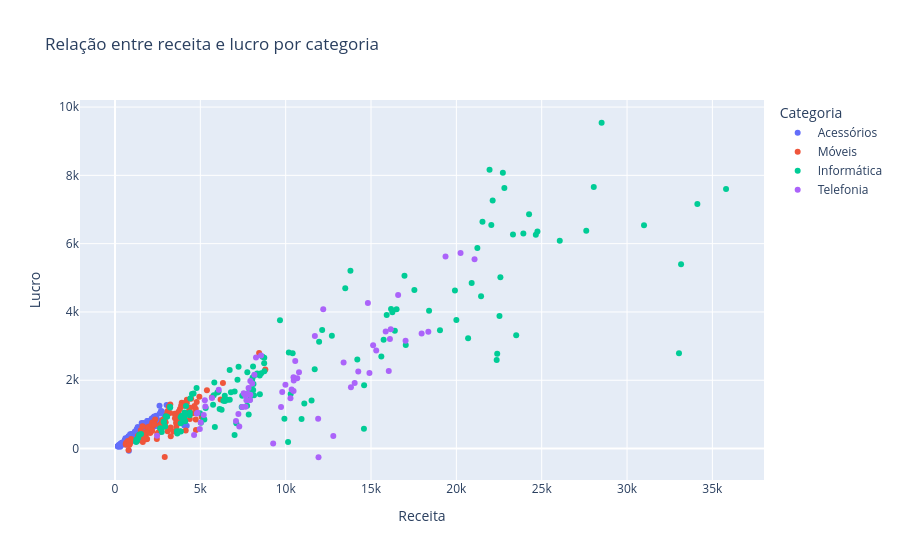

Here is the notebook cell this chart was saved with:
### Markdown cell above
## 6. Missão 3 — Dispersão: Lucro vs. Receita segmentado por Categoria

Os slides mostram o uso do gráfico de dispersão para revelar correlação entre KPIs e identificar anomalias, com grande apoio do hover. fileciteturn7file0

### Tarefa
1. Construa um scatter plot com:
   - eixo X = `receita`
   - eixo Y = `lucro`
2. Use `categoria` como cor
3. Inclua no hover:
   - `produto`
   - `canal_venda`
   - `uf`
   - `margem_lucro`
4. Tente identificar algum ponto fora da curva

### Perguntas
- Existe correlação visual entre receita e lucro?
- Há anomalias?
- O hover ajuda a transformar um ponto em um caso investigável?

### Code cell
# Construa aqui o scatter plot interativo entre receita e lucro
fig_scatter = px.scatter(
    df,
    x="receita",
    y="lucro",
    color="categoria",
    hover_data={
        "produto": True,
        "canal_venda": True,
        "uf": True,
        "margem_lucro": ":.2%"
    },
    title="Relação entre receita e lucro por categoria",
    labels={
        "receita": "Receita",
        "lucro": "Lucro",
        "categoria": "Categoria"
    }
)

fig_scatter.update_layout(xaxis_title="Receita", yaxis_title="Lucro")
fig_scatter.show()

### Figure 1 — Plotly figure (JSON) as saved in the notebook; plotly's stock layout.template omitted (floating-point values rounded to 4 significant figures; data arrays with more than 128 entries replaced by an {"elided": "..."} marker saying what was removed)
{"data": [{"customdata": {"elided": "229x4 mixed values"}, "hovertemplate": "Categoria=Acessórios<br>Receita=%{x}<br>Lucro=%{y}<br>produto=%{customdata[0]}<br>canal_venda=%{customdata[1]}<br>uf=%{customdata[2]}<br>margem_lucro=%{customdata[3]:.2%}<extra></extra>", "legendgroup": "Acessórios", "marker": {"color": "#636efa", "symbol": "circle"}, "mode": "markers", "name": "Acessórios", "orientation": "v", "showlegend": true, "type": "scatter", "x": {"elided": "229 float values"}, "xaxis": "x", "y": {"elided": "229 float values"}, "yaxis": "y"}, {"customdata": {"elided": "123x4 mixed values"}, "hovertemplate": "Categoria=Móveis<br>Receita=%{x}<br>Lucro=%{y}<br>produto=%{customdata[0]}<br>canal_venda=%{customdata[1]}<br>uf=%{customdata[2]}<br>margem_lucro=%{customdata[3]:.2%}<extra></extra>", "legendgroup": "Móveis", "marker": {"color": "#EF553B", "symbol": "circle"}, "mode": "markers", "name": "Móveis", "orientation": "v", "showlegend": true, "type": "scatter", "x": [1844.0, 4017.0, 6187.0, 662.2, 1732.0, 2057.0, 3088.0, 3496.0, 3734.0, 3083.0, 2685.0, 2917.0, 1961.0, 4052.0, 5680.0, 2825.0, 2706.0, 3682.0, 2740.0, 6325.0, 5387.0, 1514.0, 4212.0, 5079.0, 3045.0, 3597.0, 2559.0, 626.8, 1829.0, 2235.0, 3420.0, 871.8, 1630.0, 756.4, 4733.0, 1882.0, 2900.0, 2845.0, 2078.0, 3912.0, 873.8, 666.8, 4732.0, 3980.0, 3231.0, 1875.0, 2061.0, 1406.0, 4745.0, 2752.0, 3162.0, 2661.0, 3233.0, 1994.0, 1841.0, 792.2, 2914.0, 2873.0, 2452.0, 4385.0, 4144.0, 2185.0, 3699.0, 661.9, 2770.0, 2912.0, 875.2, 948.4, 1680.0, 3807.0, 1345.0, 2353.0, 3036.0, 3268.0, 2835.0, 1407.0, 1976.0, 8809.0, 3561.0, 8445.0, 3720.0, 1556.0, 2845.0, 2185.0, 3934.0, 1431.0, 3622.0, 2081.0, 2482.0, 878.2, 2824.0, 2177.0, 2968.0, 4656.0, 4212.0, 1812.0, 3762.0, 3058.0, 4342.0, 1309.0, 2674.0, 2267.0, 3515.0, 4095.0, 3261.0, 2320.0, 4943.0, 4463.0, 1364.0, 837.1, 1616.0, 3241.0, 4564.0, 3875.0, 4788.0, 2753.0, 2920.0, 2616.0, 1742.0, 4411.0, 3578.0, 4395.0, 1483.0], "xaxis": "x", "y": [271.4, 1326.0, 1438.0, 167.9, 420.0, 651.1, 1100.0, 1021.0, 842.6, 507.2, 610.4, 810.8, 551.7, 1254.0, 1502.0, 747.1, 720.4, 904.1, 702.5, 1922.0, 1704.0, 536.7, 1331.0, 921.4, 1008.0, 641.4, 479.8, 130.4, 429.7, 675.5, 496.8, 181.3, 193.9, 218.8, 1161.0, 281.0, 715.9, 850.8, 486.8, 1342.0, 187.5, 131.4, 850.6, 1268.0, 1044.0, 618.3, 458.2, 359.0, 545.0, 649.0, 1234.0, 588.9, 576.5, 492.5, 477.4, -39.07, -247.1, 725.9, 277.5, 862.1, 531.0, 761.7, 959.5, 113.1, 821.4, 751.0, 141.3, 279.0, 318.6, 1158.0, 373.5, 851.6, 968.1, 361.6, 637.8, 312.4, 633.3, 2313.0, 928.6, 2798.0, 1081.0, 396.0, 803.2, 524.4, 1264.0, 348.7, 710.8, 594.6, 433.9, 195.2, 713.5, 690.5, 769.7, 1247.0, 1432.0, 301.4, 782.8, 958.5, 1112.0, 223.4, 711.7, 731.5, 888.1, 1006.0, 619.6, 712.6, 1516.0, 1456.0, 304.5, 102.7, 649.2, 1289.0, 1030.0, 1256.0, 1363.0, 759.1, 802.0, 685.0, 309.4, 1197.0, 752.6, 1035.0, 435.3], "yaxis": "y"}, {"customdata": {"elided": "144x4 mixed values"}, "hovertemplate": "Categoria=Informática<br>Receita=%{x}<br>Lucro=%{y}<br>produto=%{customdata[0]}<br>canal_venda=%{customdata[1]}<br>uf=%{customdata[2]}<br>margem_lucro=%{customdata[3]:.2%}<extra></extra>", "legendgroup": "Informática", "marker": {"color": "#00cc96", "symbol": "circle"}, "mode": "markers", "name": "Informática", "orientation": "v", "showlegend": true, "type": "scatter", "x": {"elided": "144 float values"}, "xaxis": "x", "y": {"elided": "144 float values"}, "yaxis": "y"}, {"customdata": {"elided": "64x4 mixed values"}, "hovertemplate": "Categoria=Telefonia<br>Receita=%{x}<br>Lucro=%{y}<br>produto=%{customdata[0]}<br>canal_venda=%{customdata[1]}<br>uf=%{customdata[2]}<br>margem_lucro=%{customdata[3]:.2%}<extra></extra>", "legendgroup": "Telefonia", "marker": {"color": "#ab63fa", "symbol": "circle"}, "mode": "markers", "name": "Telefonia", "orientation": "v", "showlegend": true, "type": "scatter", "x": [5025.0, 4972.0, 15860.0, 8170.0, 15120.0, 7759.0, 9267.0, 18360.0, 10460.0, 5684.0, 10350.0, 14250.0, 12200.0, 7825.0, 13390.0, 10470.0, 4634.0, 9798.0, 7542.0, 16110.0, 21070.0, 15310.0, 2465.0, 17030.0, 10280.0, 9729.0, 7231.0, 11900.0, 11710.0, 4835.0, 11920.0, 5294.0, 14820.0, 16160.0, 10780.0, 10460.0, 13820.0, 4797.0, 8261.0, 8556.0, 12790.0, 10680.0, 16590.0, 7646.0, 9985.0, 6079.0, 7930.0, 7089.0, 7913.0, 16040.0, 7700.0, 14910.0, 7930.0, 7635.0, 14040.0, 10560.0, 17970.0, 8041.0, 7283.0, 19370.0, 5202.0, 7456.0, 5264.0, 20250.0], "xaxis": "x", "y": [762.0, 574.1, 3426.0, 2158.0, 3025.0, 1602.0, 144.8, 3417.0, 1684.0, 1480.0, 1728.0, 2254.0, 4079.0, 1773.0, 2520.0, 1992.0, 394.0, 1658.0, 1617.0, 3208.0, 5541.0, 2869.0, 373.4, 3158.0, 1473.0, 1216.0, 1012.0, 874.5, 3297.0, 1051.0, -254.9, 1230.0, 4262.0, 3494.0, 2232.0, 2086.0, 1792.0, 1023.0, 2664.0, 2727.0, 369.2, 2058.0, 4496.0, 1222.0, 1871.0, 1720.0, 1975.0, 804.8, 1419.0, 2268.0, 1414.0, 2213.0, 1579.0, 1554.0, 1921.0, 2561.0, 3368.0, 1905.0, 643.1, 5625.0, 982.7, 1213.0, 1412.0, 5726.0], "yaxis": "y"}], "layout": {"legend": {"title": {"text": "Categoria"}, "tracegroupgap": 0}, "title": {"text": "Relação entre receita e lucro por categoria"}, "xaxis": {"anchor": "y", "domain": [0, 1], "title": {"text": "Receita"}}, "yaxis": {"anchor": "x", "domain": [0, 1], "title": {"text": "Lucro"}}}}
